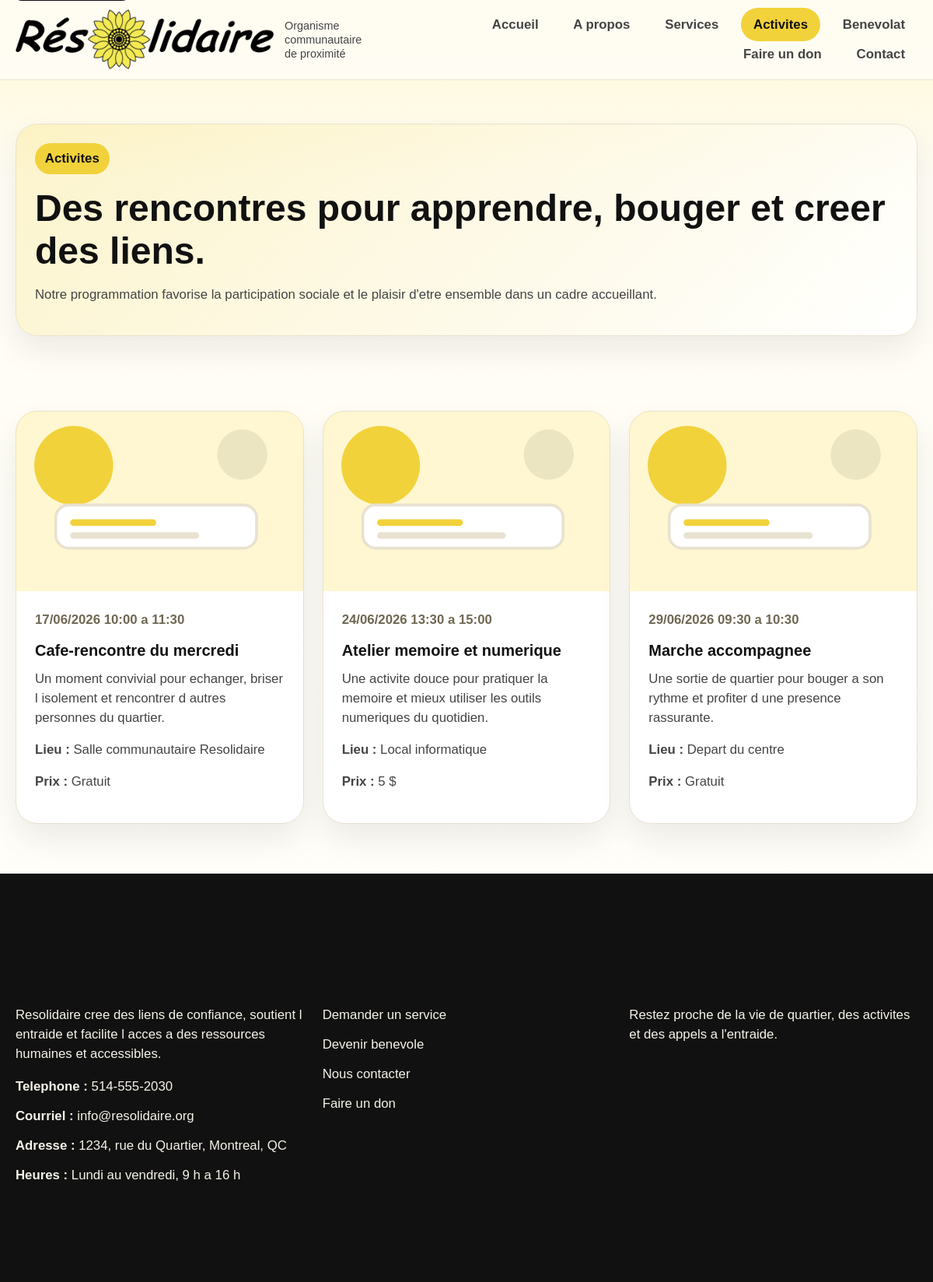
Page /activites.php on the committed database.
### tables this page shows
CREATE TABLE activities (
  id INT AUTO_INCREMENT PRIMARY KEY,
  title VARCHAR(180) NOT NULL,
  description TEXT,
  activity_date DATE,
  start_time TIME,
  end_time TIME,
  location VARCHAR(180),
  price VARCHAR(100),
  image VARCHAR(255),
  is_published TINYINT(1) DEFAULT 1,
  created_at TIMESTAMP DEFAULT CURRENT_TIMESTAMP
);

### app/helpers/functions.php (called while the page is built, shortened)
<?php
function e(?string $value): string
{
    return htmlspecialchars((string) $value, ENT_QUOTES, 'UTF-8');
}
function public_url(string $path = ''): string
{
    $scriptName = str_replace('\\', '/', $_SERVER['SCRIPT_NAME'] ?? '');
    return '/' . ltrim($path, '/');
}
function asset_url(string $path): string
{
    $scriptName = str_replace('\\', '/', $_SERVER['SCRIPT_NAME'] ?? '');
    return '/assets/' . ltrim($path, '/');
}
function upload_url(?string $path): string
{
    if (!$path) {
        return asset_url('images/placeholders/default-card.svg');
    }
    return asset_url('uploads/' . ltrim($path, '/'));
}
function current_path(): string
{
    return basename(parse_url($_SERVER['REQUEST_URI'] ?? '', PHP_URL_PATH) ?: '');
}
function is_current_page(string $filename): bool
{
    return current_path() === $filename;
}
function format_date(?string $date, string $format = 'd/m/Y'): string
{
    $timestamp = strtotime($date);
    return $timestamp ? date($format, $timestamp) : '';
}
function format_datetime(?string $date, ?string $timeStart = null, ?string $timeEnd = null): string
{
    $parts = [format_date($date)];
    if ($timeStart) {
        $parts[] = substr($timeStart, 0, 5);
    }
    if ($timeEnd) {
        $parts[] = 'a ' . substr($timeEnd, 0, 5);
    }
    return implode(' ', $parts);
}

### app/config/database.php (called while the page is built, shortened)
<?php
function db(): PDO
{
    static $pdo = null;
    if ($pdo instanceof PDO) {
        return $pdo;
    }
    $host = '127.0.0.1';
    $port = '3306';
    $database = 'resolidaire';
    $username = 'root';
    $password = '';
    $charset = 'utf8mb4';
    $dsn = "mysql:host={$host};port={$port};dbname={$database};charset={$charset}";
    $options = [
        PDO::ATTR_ERRMODE => PDO::ERRMODE_EXCEPTION,
        PDO::ATTR_DEFAULT_FETCH_MODE => PDO::FETCH_ASSOC,
        PDO::ATTR_EMULATE_PREPARES => false,
    ];
    $pdo = new PDO($dsn, $username, $password, $options);
    return $pdo;
}

### app/models/Activity.php (called while the page is built, shortened)
<?php
class Activity
{
    public static function all(bool $publishedOnly = false): array
    {
        $sql = 'SELECT * FROM activities';
        if ($publishedOnly) {
            $sql .= ' WHERE is_published = 1';
        }
        $sql .= ' ORDER BY activity_date ASC, start_time ASC';
        return db()->query($sql)->fetchAll();
    }
}

### app/models/SiteSetting.php (called while the page is built, shortened)
<?php
class SiteSetting
{
    public static function all(): array
    {
        $items = db()->query('SELECT setting_key, setting_value FROM site_settings ORDER BY setting_key ASC')->fetchAll();
        $settings = [];
        foreach ($items as $item) {
            $settings[$item['setting_key']] = $item['setting_value'];
        }
        return $settings;
    }
}

### public/activites.php (the view, shortened to what this page needs)
<?php
require_once __DIR__ . '/../includes/header.php';
$activities = Activity::all(true);
require_once __DIR__ . '/../includes/nav.php';
?>
<main id="main-content">
    <section class="page-hero">
        <div class="container">
            <div class="panel">
                <span class="eyebrow">Activites</span>
                <h1>Des rencontres pour apprendre, bouger et creer des liens.</h1>
                <p>Notre programmation favorise la participation sociale et le plaisir d'etre ensemble dans un cadre accueillant.</p>
            </div>
        </div>
    </section>
    <section>
        <div class="container">
            <div class="cards-grid">
                <?php foreach ($activities as $activity): ?>
                    <article class="card">
                        <div class="card-media"><img src="<?= e(upload_url($activity['image'])); ?>" alt="<?= e($activity['title']); ?>"></div>
                        <div class="card-body">
                            <p class="meta"><?= e(format_datetime($activity['activity_date'], $activity['start_time'], $activity['end_time'])); ?></p>
                            <h3><?= e($activity['title']); ?></h3>
                            <p><?= e($activity['description']); ?></p>
                            <?php if ($activity['location']): ?><p><strong>Lieu :</strong> <?= e($activity['location']); ?></p><?php endif; ?>
                            <?php if ($activity['price']): ?><p><strong>Prix :</strong> <?= e($activity['price']); ?></p><?php endif; ?>
                        </div>
                    </article>
                <?php endforeach; ?>
            </div>
        </div>
    </section>
</main>
<?php require_once __DIR__ . '/../includes/footer.php'; ?>

### includes/header.php (shortened to what this page needs)
<?php
$siteSettings = SiteSetting::all();
?>
<!DOCTYPE html>
<html lang="fr-CA">
<head>
    <link rel="stylesheet" href="<?= e(asset_url('css/reset.css')); ?>">
    <link rel="stylesheet" href="<?= e(asset_url('css/style.css')); ?>">
    <link rel="stylesheet" href="<?= e(asset_url('css/responsive.css')); ?>">
</head>
<body>

### includes/nav.php (shortened to what this page needs)
<?php
$mainMenu = [
    'index.php' => 'Accueil',
    'a-propos.php' => 'A propos',
    'services.php' => 'Services',
    'activites.php' => 'Activites',
    'benevolat.php' => 'Benevolat',
    'don.php' => 'Faire un don',
    'contact.php' => 'Contact',
];
?>
<header class="site-header">
    <div class="container header-row">
        <a class="brand" href="<?= e(public_url('index.php')); ?>">
            <img class="brand-logo" src="<?= e(asset_url('images/logo/resolidaire-logo.png')); ?>" alt="Logo Resolidaire">
            <span class="brand-copy">
                <small>Organisme communautaire de proximit&#233;</small>
            </span>
        </a>
        <nav id="main-nav" class="main-nav" aria-label="Navigation principale">
            <ul>
                <?php foreach ($mainMenu as $file => $label): ?>
                    <li><a href="<?= e(public_url($file)); ?>"<?= is_current_page($file) ? ' aria-current="page"' : ''; ?>><?= e($label); ?></a></li>
                <?php endforeach; ?>
            </ul>
        </nav>
    </div>
</header>

### includes/footer.php (shortened to what this page needs)
<?php
$quickLinks = [
    ['label' => 'Demander un service', 'href' => public_url('services.php')],
    ['label' => 'Devenir benevole', 'href' => public_url('benevolat.php')],
    ['label' => 'Nous contacter', 'href' => public_url('contact.php')],
    ['label' => 'Faire un don', 'href' => public_url('don.php')],
];
$footerIntro = html_entity_decode(
    $siteSettings['footer_intro'] ?? "Résolidaire soutient les aînés, les proches aidants et les familles du quartier.",
    ENT_QUOTES | ENT_HTML5,
    'UTF-8'
);
?>
<footer class="site-footer">
    <div class="container footer-grid">
        <section>
            <h2>Coordonnees</h2>
            <p><?= nl2br(e($footerIntro)); ?></p>
            <ul class="contact-list">
                <li><strong>Telephone :</strong> <?= e($siteSettings['phone'] ?? '514-000-0000'); ?></li>
                <li><strong>Courriel :</strong> <a href="mailto:<?= e($siteSettings['email'] ?? 'info@resolidaire.org'); ?>"><?= e($siteSettings['email'] ?? 'info@resolidaire.org'); ?></a></li>
                <li><strong>Adresse :</strong> <?= e($siteSettings['address'] ?? 'Montreal, QC'); ?></li>
                <li><strong>Heures :</strong> <?= e($siteSettings['opening_hours'] ?? 'Lundi au vendredi, 9 h a 16 h'); ?></li>
            </ul>
        </section>
        <section>
            <h2>Liens rapides</h2>
            <ul class="footer-links">
                <?php foreach ($quickLinks as $link): ?>
                    <li><a href="<?= e($link['href']); ?>"><?= e($link['label']); ?></a></li>
                <?php endforeach; ?>
            </ul>
        </section>
        <section>
            <h2>Suivre Resolidaire</h2>
            <p>Restez proche de la vie de quartier, des activites et des appels a l'entraide.</p>
            <a class="button button-secondary" href="<?= e($siteSettings['facebook_url'] ?? '#'); ?>" target="_blank" rel="noopener">Facebook</a>
        </section>
    </div>
</footer>
</body>
</html>

### public/assets/css/style.css (style rules this page uses)
:root { --color-primary: #f2d23b; --color-black: #111111; --color-text: #444444; --color-bg: #fffdf5; --color-white: #ffffff; --color-border: #e8e2d0; --color-accent: #f7f0ce; --shadow-soft: 0 18px 40px rgba(17, 17, 17, 0.08); --radius-lg: 28px; --radius-md: 18px; --radius-sm: 12px; --container: 1160px; }
body { font-family: Arial, sans-serif; background: linear-gradient(180deg, #fff7d1 0%, var(--color-bg) 14%, #fffefb 100%); color: var(--color-text); font-size: 1.05rem; }
.container { width: min(calc(100% - 2rem), var(--container)); margin: 0 auto; }
.site-header { position: sticky; top: 0; z-index: 40; background: rgba(255, 253, 245, 0.92); backdrop-filter: blur(14px); border-bottom: 1px solid rgba(232, 226, 208, 0.9); }
.header-row { display: flex; align-items: center; justify-content: space-between; gap: 2rem; min-height: 96px; padding: 0.75rem 0; }
.brand, .admin-brand { display: inline-flex; align-items: center; gap: 0.9rem; }
.brand { flex: 0 0 auto; text-decoration: none; max-width: 460px; }
.brand-copy { display: flex; flex-direction: column; justify-content: center; }
.brand small { display: block; color: var(--color-text); font-size: 0.9rem; line-height: 1.25; }
.brand-logo { display: block; width: auto; height: auto; max-height: 78px; max-width: min(100%, 360px); object-fit: contain; flex-shrink: 0; }
.main-nav { flex: 1 1 auto; min-width: 0; }
.main-nav ul { display: flex; flex-wrap: wrap; justify-content: flex-end; align-items: center; gap: 0.8rem; }
.main-nav a { padding: 0.75rem 1rem; border-radius: 999px; font-weight: 700; }
.main-nav a[aria-current="page"], .main-nav a:hover, .main-nav a:focus-visible { background: var(--color-primary); color: var(--color-black); }
main { display: block; }
section { padding: 4rem 0; }
.hero-grid, .split-grid, .footer-grid, .stats-grid, .cards-grid { display: grid; gap: 1.5rem; }
.hero-card, .panel, .card, .stat-card, .contact-card { background: var(--color-white); border: 1px solid var(--color-border); border-radius: var(--radius-lg); box-shadow: var(--shadow-soft); }
.eyebrow { display: inline-block; padding: 0.45rem 0.8rem; background: var(--color-primary); border-radius: 999px; font-weight: 700; color: var(--color-black); margin-bottom: 1rem; }
h1, h2, h3 { color: var(--color-black); line-height: 1.15; }
h1 { font-size: clamp(2.3rem, 4vw, 4.5rem); margin-bottom: 1rem; }
h2 { font-size: clamp(1.7rem, 3vw, 2.7rem); margin-bottom: 1rem; }
h3 { font-size: 1.25rem; margin-bottom: 0.75rem; }
p { margin-bottom: 1rem; }
.button, button, .button-link { display: inline-flex; align-items: center; justify-content: center; gap: 0.5rem; min-height: 48px; padding: 0.85rem 1.25rem; border-radius: 999px; border: 2px solid transparent; background: var(--color-black); color: var(--color-white); font-weight: 700; cursor: pointer; }
.button-secondary { background: transparent; color: var(--color-black); border-color: var(--color-black); }
.cards-grid { grid-template-columns: repeat(3, minmax(0, 1fr)); }
.card { overflow: hidden; }
.card-body, .panel, .contact-card { padding: 1.5rem; }
.card-media { aspect-ratio: 16 / 10; background: linear-gradient(135deg, #f2d23b, #fff2b5); }
.card-media img { width: 100%; height: 100%; object-fit: cover; }
.meta { color: #6f6752; font-weight: 700; }
.page-hero { padding: 3.5rem 0 2rem; }
.page-hero .panel { background: linear-gradient(135deg, rgba(242, 210, 59, 0.22), rgba(255, 255, 255, 0.9)); }
.site-footer { padding: 3rem 0; background: var(--color-black); color: #f5f2e8; }
.footer-grid { grid-template-columns: repeat(3, minmax(0, 1fr)); }
.footer-links li, .contact-list li { margin-bottom: 0.8rem; }

### rows in the picture
activities: activity_date+start_time+end_time "17/06/2026 10:00 a 11:30", title "Cafe-rencontre du mercredi", description "Un moment convivial pour echanger, briser l isolement et rencontrer d autres personnes du quartier.", location "Salle communautaire Resolidaire", price "Gratuit"
activities: activity_date+start_time+end_time "24/06/2026 13:30 a 15:00", title "Atelier memoire et numerique", description "Une activite douce pour pratiquer la memoire et mieux utiliser les outils numeriques du quotidien.", location "Local informatique", price "5 $"
activities: activity_date+start_time+end_time "29/06/2026 09:30 a 10:30", title "Marche accompagnee", description "Une sortie de quartier pour bouger a son rythme et profiter d une presence rassurante.", location "Depart du centre", price "Gratuit"

### other values in the picture
$label "Accueil"
$label "A propos"
$label "Services"
$label "Activites"
$label "Benevolat"
$label "Faire un don"
$label "Contact"
$footerIntro "Resolidaire cree des liens de confiance, soutient l entraide et facilite l acces a des ressources humaines et accessibles."
$siteSettings['phone'] "514-555-2030"
$siteSettings['email'] "info@resolidaire.org"
$siteSettings['address'] "1234, rue du Quartier, Montreal, QC"
$siteSettings['opening_hours'] "Lundi au vendredi, 9 h a 16 h"
$link['label'] "Demander un service"
$link['label'] "Devenir benevole"
$link['label'] "Nous contacter"
